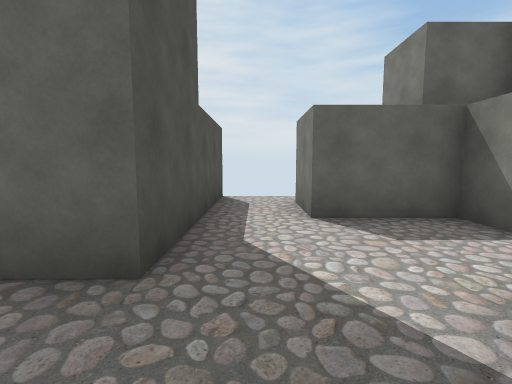
View 1 (above)

20 first-person views from a walk through a 3-D level made in the Unity game engine. The camera is 1.5 m above the floor, tilts 6° down and sees 85° across. The floor is counted in squares, 2 m on a side. Each view is taken from the middle of a square. On the plan, view 1 faces up. The plan holds only what a view shows up to about 10 squares ahead; the rest is blank. The player is left out.

View 2
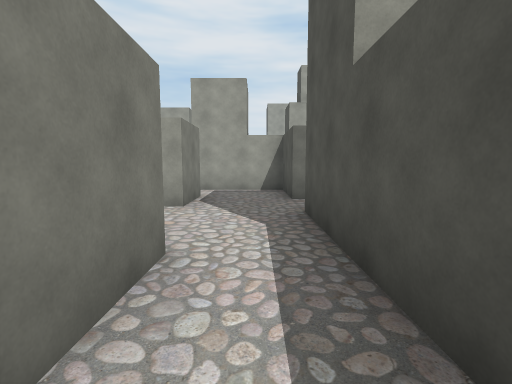

View 3
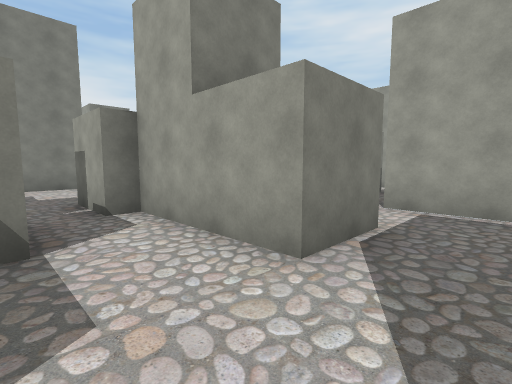

View 4
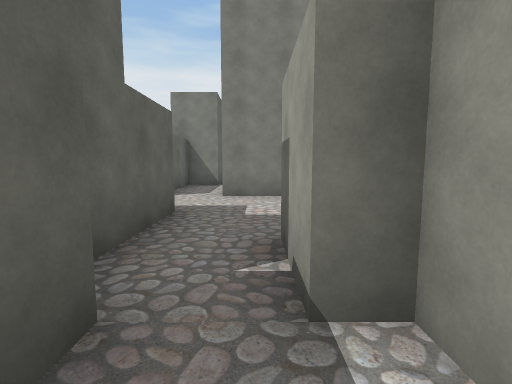

View 5
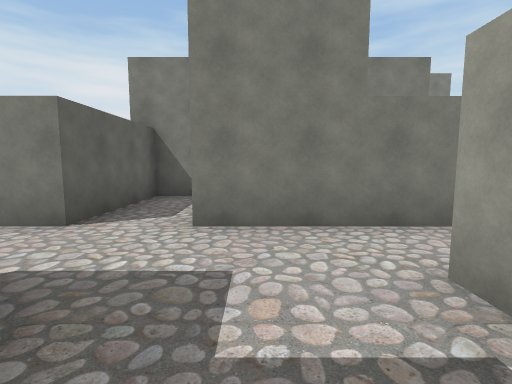

View 6
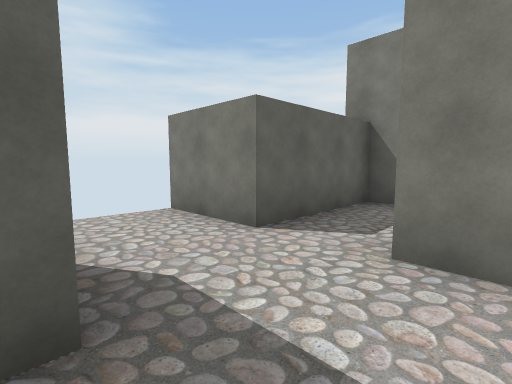

View 7
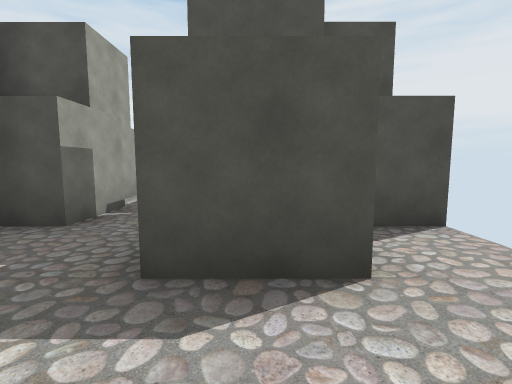

View 8
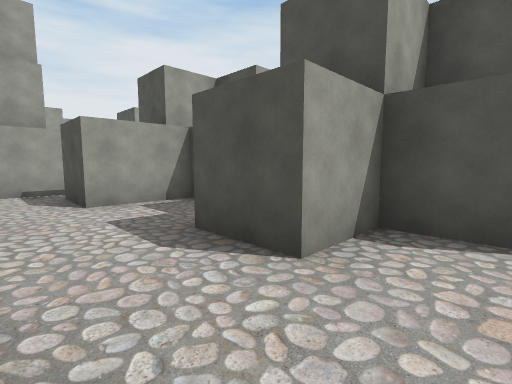

View 9
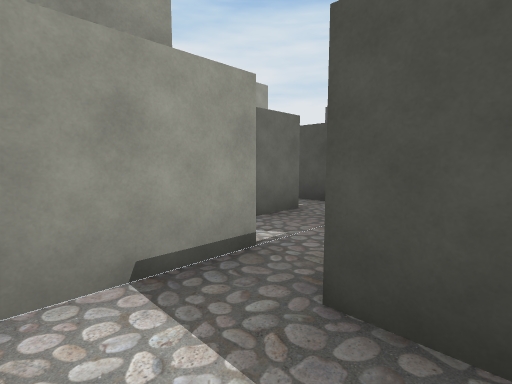

View 10
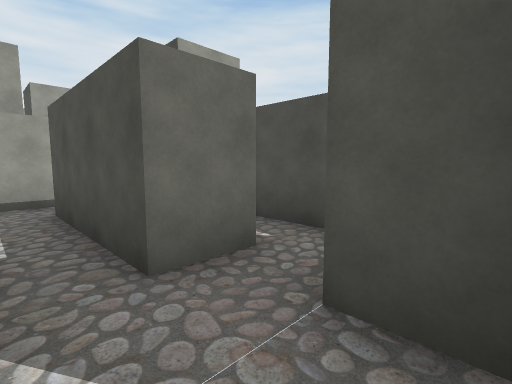

View 11
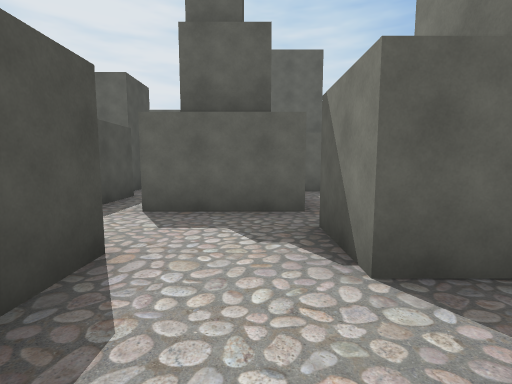

View 12
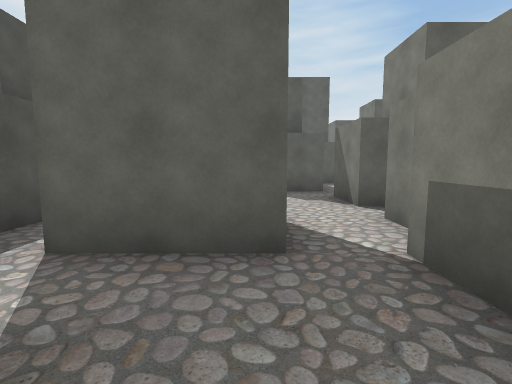

View 13
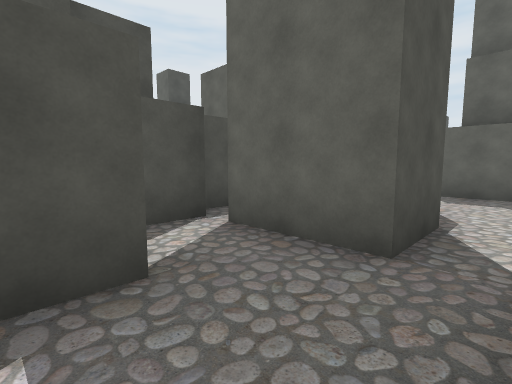

View 14
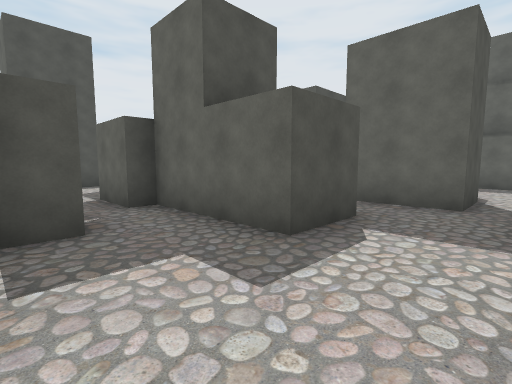

View 15
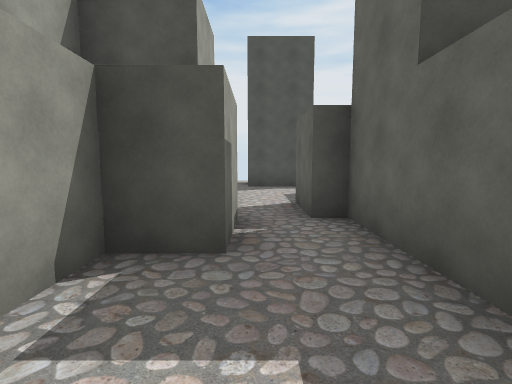

View 16
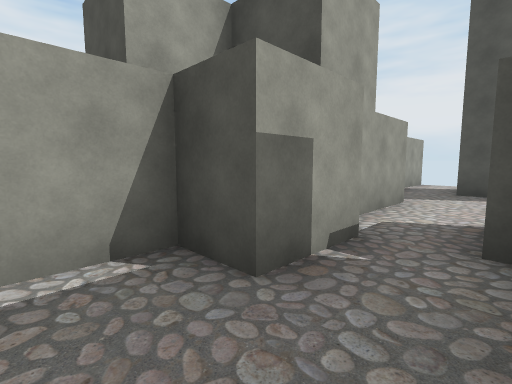

View 17
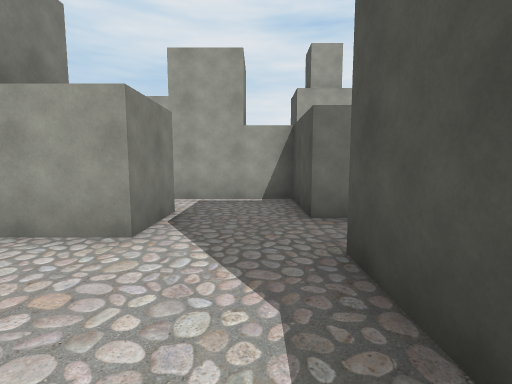

View 18
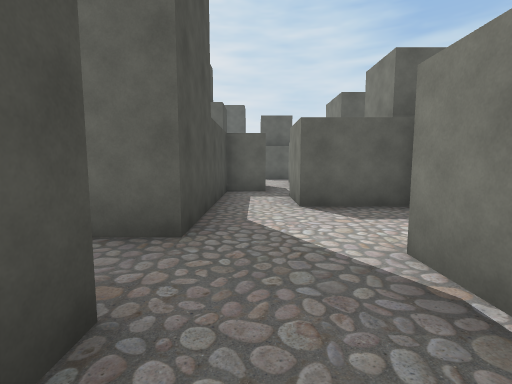

View 19
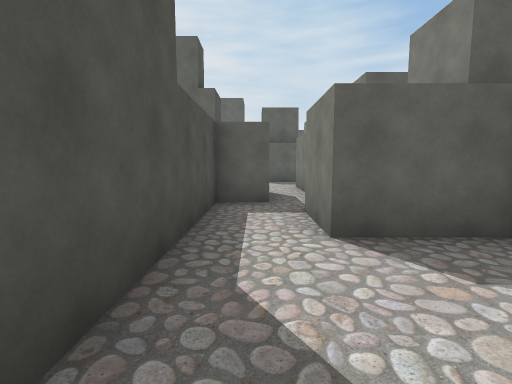

View 20
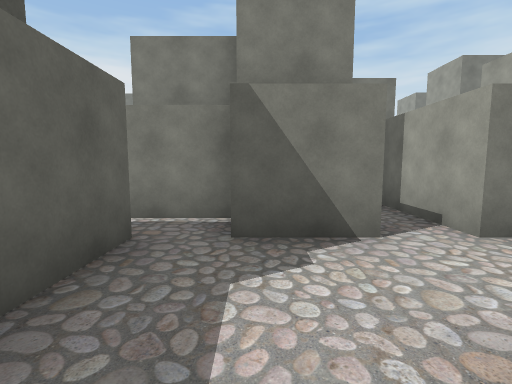

### Floor plan
Key: @ floor where view 1 was taken; # wall or solid block; . floor.
Columns run from 4 left of view 1 to 13 right of it. Each row starts with its distance up from view 1.
  6    #..   #....#
  5    #.#   #....####
  4    #.#######.....#
  3    #...##........
  2   ##..........#
  1    ...####....#
  0    #@.#  ###..#
 -1    #...  #....#
 -2    ###.  ...###
 -3         #.#.##.
 -4        ## #.##..
 -5        .  #....#
 -6        #  ....##
 -7      .#   ##..###
 -8      .#  #.#....#
 -9      .   #.##.###
-10    ##.   #....#
-11    #.#   #....#
-12    #.#######..
-13    #...##.....
-14   ##..........
-15  .....####....
-16 ####..#  ###
-17    #..
-18    ###

Positions as (right, up) in squares from view 1, and headings:
1: (0, 0), facing up
2: (0, 6), facing down
3: (0, 3), facing down-right
4: (3, 2), facing right
5: (6, 2), facing right
6: (7, 2), facing up-right
7: (9, 4), facing left
8: (9, 6), facing down-left
9: (9, 0), facing down-left
10: (7, -1), facing down-left
11: (9, -9), facing up
12: (8, -12), facing up
13: (9, -12), facing up-left
14: (9, -15), facing up-left
15: (8, -14), facing left
16: (7, -13), facing down-left
17: (0, -12), facing down
18: (0, -17), facing up
19: (0, -15), facing up
20: (7, -6), facing right
